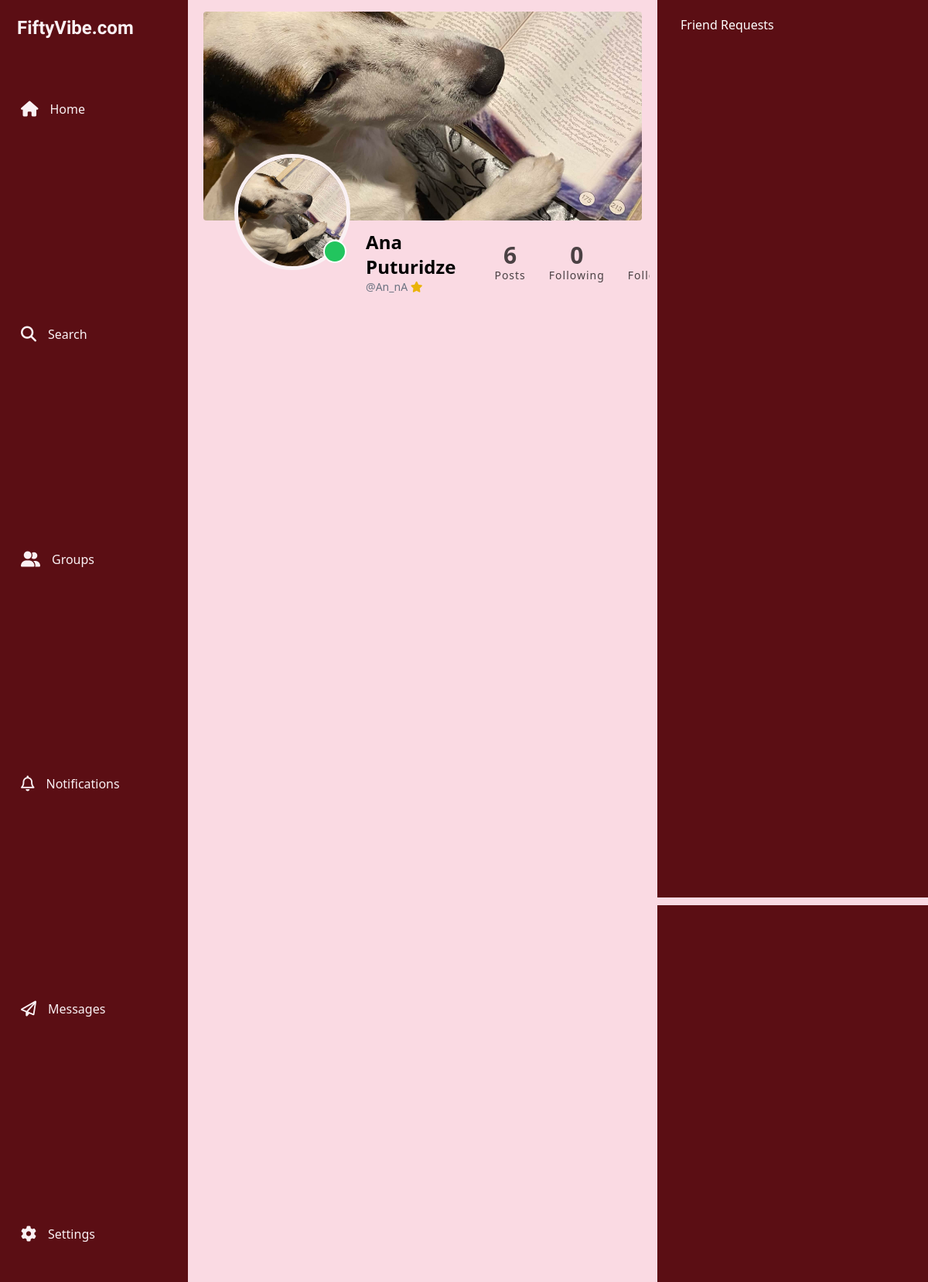
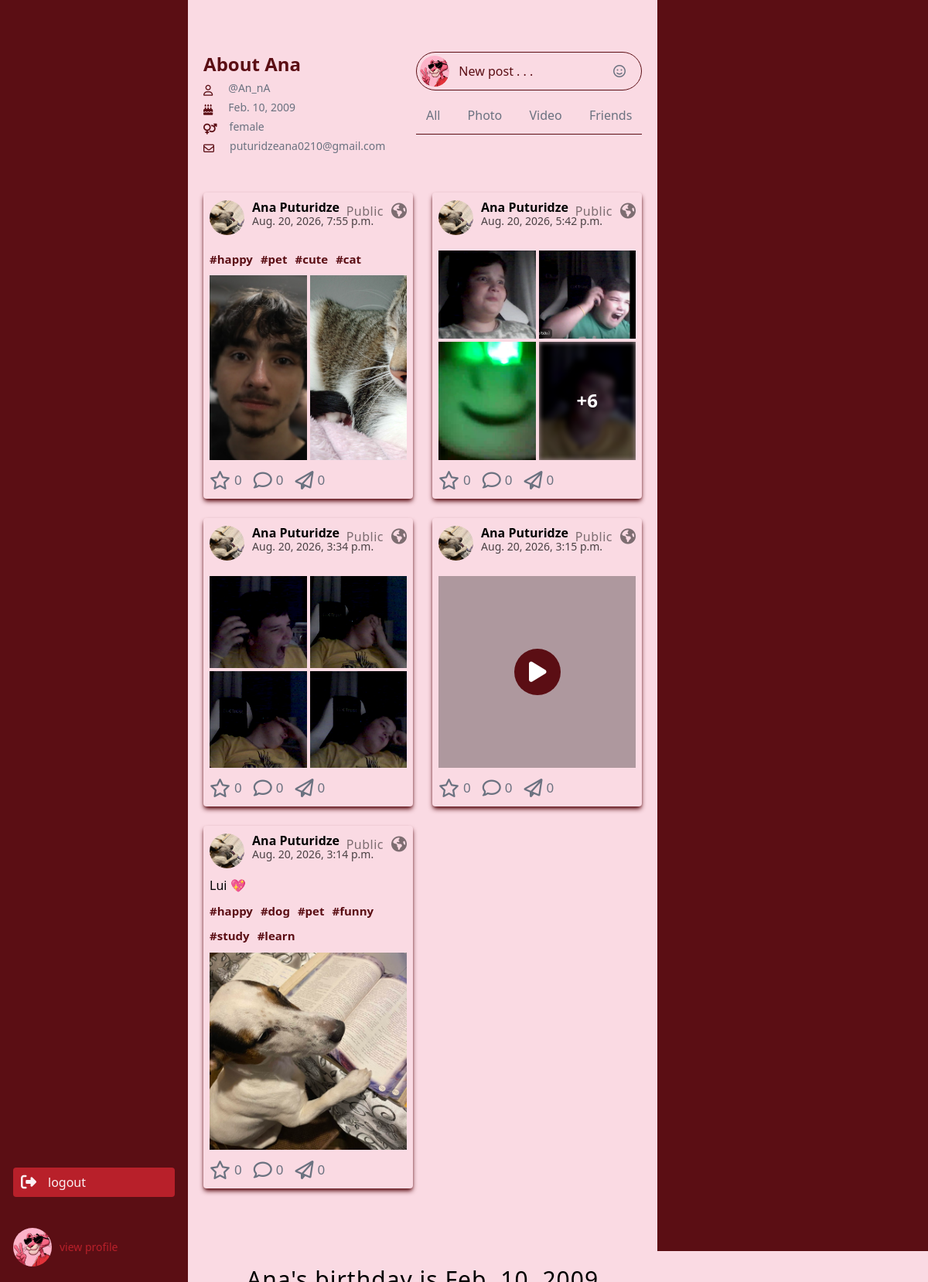
Page /profile/An_nA/ on the committed database (2 pictures, top to bottom).
### users/models.py (models this page shows, shortened)
class User(AbstractUser):
    gender = models.CharField(default='other')
    b_day = models.DateField(default='2009-02-10')
    profile = models.ImageField(upload_to='profile/', default="")
    cover = models.ImageField(upload_to='cover/', default='')
    account_type = models.CharField(default='public')
    active = models.BooleanField(default=True)

class Posts(models.Model):
    user = models.ForeignKey(User, on_delete=models.CASCADE)
    text = models.CharField(default='')
    like = models.JSONField(default=list)
    share = models.JSONField(default=list)
    post_type = models.CharField(default='Public')
    time = models.DateTimeField(auto_now_add=True)
    hashtags = models.ManyToManyField(Hashtag, blank=True, related_name='posts')

class Hashtag(models.Model):
    name = models.CharField(unique=True, max_length=20)

class PostsFile(models.Model):
    post = models.ForeignKey(Posts, on_delete=models.CASCADE, related_name='files')
    files = models.FileField(upload_to='post/')

### users/views.py (the view)
# urls.py: path('profile/<str:username>/', user_profile, name='user_profile'),
def user_profile(req, username):
    user_profile = get_object_or_404(User, username=username)
    posts = Posts.objects.filter(user=user_profile).prefetch_related('files')
    return render(req, 'user_profile.html', {
        'posts': posts.order_by('-time'),
        'user_profile': user_profile
    })

### users/templates/user_profile.html (shortened to what this page needs)
{% load static %}
{% block title %}
    <link rel="stylesheet" href="{% static 'style.css' %}">
    <script src="https://cdn.tailwindcss.com"></script>
{% endblock %}
{% block 'main' %}
    <main class="min-h-[90vh] w-full flex items-start justify-between gap-[10px] bg-[#FADAE3]">
        {% include 'nav.html' %}
        <section class="flex flex-col items-center w-full h-screen overflow-auto max-w-[1170px] overflow-x-hidden px-[10px]">
            <section class="flex flex-col items-start w-full py-[15px] min-h-[52vh] justify-start">
                <div class="w-full relative">
                    {% if user_profile.cover %}
                    <img src="{{ user_profile.cover.url }}" alt="{{ user_profile.cover.url }}" class="w-full object-cover rounded h-[270px] ">
                    {% else %}
                    <img src="{% static 'images/default_cover.png' %}" alt="" class="w-full object-cover rounded h-[270px] ">
                    {% endif %}
                    <div class='relative w-[150px] '>
                        {% if user_profile.profile %}
                            <img src="{{ user_profile.profile.url }}" alt="{{ user_profile.profile }}" class="w-[150px] h-[150px] rounded-[50%] object-cover border border-[#FAF1F4] border-[5px] absolute -bottom-16 left-10 ">
                        {% else %}
                            <img src="{% static 'images/profile.png' %}" alt="" class="w-[150px] h-[150px] rounded-[50%] border object-cover border-[#FAF1F4] border-[5px] absolute -bottom-16 left-10 ">
                        {% endif %}
                        {% if user.username == user_profile.username %}
                        <div class="flex items-center justify-center rounded-[50%] w-[45px] h-[45px]  duration-100 cursor-pointer text-[#5B0E14] hover:text-white hover:bg-[#5B0E14] absolute -bottom-[60px] -right-[40px] backdrop-blur-md border-2">
                            <i class="fa-solid fa-pen"></i>
                        </div>
                        {% elif user_profile.active %}
                            <div class="rounded-[50%] w-[30px] h-[30px] cursor-pointer bg-green-500 absolute -bottom-[55px] -right-[35px] border border-white border-2">
                            </div>
                        {% else %}
                            <div class="rounded-[50%] w-[30px] h-[30px] cursor-pointer bg-[red] absolute -bottom-[55px] -right-[35px] border border-white border-2">
                            </div>
                        {% endif %}
                    </div>
                </div>
                <div class="relative w-full">
                    <div class='absolute top-3 left-[210px] flex items-center gap-[50px] justify-between'>
                        <div>
                            <h2 class='font-semibold text-2xl'>{{ user_profile.first_name }} {{ user_profile.last_name }}</h2>
                            <p class="text-sm text-gray-500">@{{ user_profile.username }} {% if user_profile.is_staff %} <i class="fa-solid fa-star text-yellow-500"></i> {% endif %}</p>
                        </div>
                        <div class="flex items-center gap-[30px]">
                            <div class="flex flex-col items-center gap-0 opacity-70 leading-[1.1]">
                                <p class="font-bold text-[30px]">{{ posts|length }}</p>
                                <p class="text-sm tracking-[1px]">Posts </p>
                            </div>
                            <div class="flex flex-col items-center gap-0 opacity-70 leading-[1.1]">
                                <p class="font-bold text-[30px]">0</p>
                                <p class="text-sm tracking-[1px]">Following </p>
                            </div>
                            <div class="flex flex-col items-center gap-0 opacity-70 leading-[1.1]">
                                <p class="text-sm tracking-[1px]">Followers </p>
                            </div>
                        </div>
                    </div>
                </div>
            </section>
            <section class='w-full flex items-start gap-[40px] justify-between'>
                <div class="flex flex-col items-start gap-[5px]">
                    <h2 class="text-[#5B0E14] text-2xl font-bold">About {% if user_profile.username == user.username %} me {% else %} {{ user_profile.first_name }} {% endif %} </h2>
                    <ul class="text-sm text-gray-500 flex flex-col items-start gap-[5px]">
                        <li class="flex items-end gap-[20px] justify-between ">
                            <i class="fa-regular fa-user text-[#5B0E14]"></i>
                            <span>
                                @{{ user_profile.username }}
                            </span>
                        </li>
                        <li class="flex items-end gap-[20px] justify-between ">
                            <i class="fa-solid fa-cake-candles text-[#5B0E14]"></i>
                            <span>
                                {{ user_profile.b_day }}
                            </span>
                        </li>
                        <li class="flex items-end gap-[16px] justify-between ">
                            <i class="fa-solid fa-venus-mars text-[#5B0E14]"></i>
                             <span>
                                {{ user_profile.gender }}
                            </span>
                        </li>
                        <li class="flex items-end gap-[20px] justify-between ">
                            <i class="fa-regular fa-envelope text-[#5B0E14]"></i>
                            <span>
                                {{ user_profile.email }}
                            </span>
                        </li>
                    </ul>
                </div>
                <div class="w-full flex flex-col items-center gap-[20px] ">
                    <div class='w-full max-w-[650px] border border-[#5B0E14] rounded flex items-center p-1 rounded-[130px] relative'>
                        {% if user.profile %}
                            <img src="{{ user.profile.url }}" alt="" class='rounded-[50%] w-[40px] h-[40px]'>
                        {% else %}
                            <img src="{% static 'images/profile.png' %}" alt="" class='rounded-[50%] w-[40px] h-[40px]'>
                        {% endif %}
                        <input type="text" class='w-full h-full h-[40px] outline-none px-3 placeholder:text-[#5B0E14] bg-black/0' placeholder="New post . . ." >
                        <i class="fa-regular fa-face-smile absolute right-5 text-gray-500 cursor-pointer"></i>
                    </div>
                    <nav class="w-full max-w-[650px] border-b border-[#5B0E14] pb-[12px]">
                        <ul class="flex items-center justify-around w-full gap-[10px] text-gray-500">
                            <li class="duration-100 hover:text-[#5B0E14] cursor-pointer">All</li>
                            <li class="duration-100 hover:text-[#5B0E14] cursor-pointer">Photo</li>
                            <li class="duration-100 hover:text-[#5B0E14] cursor-pointer">Video</li>
                            <li class="duration-100 hover:text-[#5B0E14] cursor-pointer">Friends</li>
                        </ul>
                    </nav>
                </div>
            </section>
            <section class="grid grid-cols-2 mt-[50px] gap-[25px] pb-[50px]">
                {% if posts %}
                {% for p in posts %}
                {% if p.post_type == 'Public' or user_profile.username == user.username %}
                <div class='flex flex-col items-start w-full gap-[10px] rounded p-2 shadow-md shadow-[#5B0E14] h-full pt-[10px]' >
                    <div class='flex w-full justify-start gap-[10px] relative'>
                        {% if user_profile.profile %}
                        <img src="{{ user_profile.profile.url }}" alt="{{ user_profile.profile }}" class="w-[45px] h-[45px] rounded-[50%] object-cover  ">
                        {% else %}
                        <img src="{% static 'images/profile.png' %}" alt="" class="w-[45px] h-[45px] rounded-[50%] object-cover ">
                        {% endif %}
                        <div class="leading-[1.2]">
                            <p class="font-bold">
                                {{user_profile.first_name}}
                                {{user_profile.last_name}}
                            </p>
                            <p class="opacity-70 text-[14px]">
                                {{p.time}}
                            </p>
                        </div>
                        <div class='flex items-center gap-[10px] absolute top-0 right-0 opacity-50'>
                            <p class='tracking-[0.5px]'>{{p.post_type}}</p>
                            {% if p.post_type == 'Public' %}
                            <i class="fa-solid fa-earth-americas text-xl "></i>
                            {% elif p.post_type == 'Friends' %}
                            <i class="fa-solid fa-user-group"></i>
                            {% endif %}
                        </div>
                    </div>
                    <a href="{% url 'post_details' p.id %}" class='w-full'>
                        <div class="{% if p.text|length <= 100 and p.files.all|length < 1 %} min-h-[520px] bg-red-500 h-full w-full font-bold text-3xl justify-center flex items-center  {% endif %} break-all break-normal">
                            <p>
                                {{p.text}}
                            </p>
                        </div>
                    </a>
                    {% if p.hashtags.all %}
                        <div class='flex items-center justify-start w-full flex-wrap gap-[10px]'>
                            {% for t in p.hashtags.all %}
                                <div class='text-[15px] font-semibold rounded-[20px] text-[#5B0E14] w-max'>
                                    {{ t.name }}
                                </div>
                            {% endfor %}
                        </div>
                    {% endif %}
                    <a href="{% url 'post_details' p.id %}" class='w-full h-full'>
                    <div class='grid grid-cols-2 w-full gap-1 rounded h-full'>
                        {% if p.files.all|length <= 4 %}
                            {% for f in p.files.all %}
                                {% if '.png' in f.files.url or '.jpg' in f.files.url %}
                                <img src="{{ f.files.url }}" alt="" class="last:odd:col-span-2 w-full h-full object-cover {% if p.files.all|length > 2 %} max-h-[250px] {% endif %}">
                                {% else %}
                                <div class="last:odd:col-span-2 w-full h-full object-cover {% if p.files.all|length > 2 %} max-h-[250px] {% endif %} flex items-center justify-center relative ">
                                    <div class='absolute text-3xl text-white backdrop-blur-md w-[60px] h-[60px] rounded-[50%] bg-[#5B0E14] flex items-center justify-center duration-100 hover:opacity-80 cursor-pointer z-[30]'>
                                        <i class="fa-solid fa-play absolute right-[30%]"></i>
                                    </div>
                                </div>
                                {% endif %}
                            {% endfor %}
                        {% else %}
                            {% for f in p.files.all|slice:":3" %}
                                {% if '.png' in f.files.url or '.jpg' in f.files.url %}
                                    <img src="{{ f.files.url }}" alt="" class="last:odd:col-span-2 w-full h-full object-cover {% if p.files.all|length > 2 %} max-h-[250px] {% endif %}">
                                {% else %}
                                    <video src="{{ f.files.url }}" controls class="last:odd:col-span-2 w-full h-full object-cover {% if p.files.all|length > 2 %} max-h-[250px] {% endif %}">Not found</video>
                                {% endif %}
                            {% endfor %}
                            {% for f in p.files.all|slice:"3:4" %}
                                <div class="relative overflow-hidden w-full h-full max-h-[250px]">
                                    {% if '.png' in f.files.url or '.jpg' in f.files.url %}
                                        <img src="{{ f.files.url }}" alt="" class="w-full h-full object-cover blur-[3px]">
                                    {% else %}
                                        <video src="{{ f.files.url }}" class="w-full h-full object-cover blur-[3px]"></video>
                                    {% endif %}
                                    <div class="absolute inset-0 flex items-center justify-center text-white text-2xl font-bold bg-black/30">
                                        +{{ p.files.all|length|add:"-3" }}
                                    </div>
                                </div>
                            {% endfor %}
                        {% endif %}
                    </div>
                </a>
                    <div class="flex items-center gap-[15px] text-gray-500 text-2xl h-min">
                        <div class='flex items-center gap-[5px] cursor-pointer'>
                            <i class="fa-regular fa-star"></i>
                            <p class="text-[17px]">0</p>
                        </div>
                        <div class='flex items-center gap-[5px] cursor-pointer'>
                            <i class="fa-regular fa-comment"></i>
                            <p class="text-[17px]">0</p>
                        </div>
                        <div class='flex items-center gap-[5px] cursor-pointer'>
                            <i class="fa-regular fa-paper-plane"></i>
                            <p class="text-[17px]">0</p>
                        </div>
                    </div>
                </div>
                {% endif %}
                {% endfor %}
            {% endif %}
            </section>
            <div class="w-full flex items-center justify-center text-3xl gap-[10px] py-[50px] flex-col tracking-[1px]">
                <p>{{user_profile.first_name}}'s birthday is {{user_profile.b_day}}</p>
            </div>
        </section>
        {% include 'aside.html' %}
    </main>
{% endblock %}

### rows in the picture
User: cover (picture), profile (picture), first_name "Ana", last_name "Puturidze", username "An_nA", b_day "Feb. 10, 2009", gender "female", email "puturidzeana0210@gmail.com"
Posts: profile (picture), time "Aug. 20, 2026, 7:55 p.m.", post_type "Public"
Hashtag: name "#happy"
Hashtag: name "#pet"
Hashtag: name "#cute"
Hashtag: name "#cat"
PostsFile: files (picture)
PostsFile: files (picture)
Posts: profile (picture), time "Aug. 20, 2026, 5:42 p.m.", post_type "Public", files.all|length "6"
PostsFile: files (picture)
PostsFile: files (picture)
PostsFile: files (picture)
PostsFile: files (picture)
Posts: profile (picture), time "Aug. 20, 2026, 3:34 p.m.", post_type "Public"
PostsFile: files (picture)
PostsFile: files (picture)
PostsFile: files (picture)
PostsFile: files (picture)
Posts: profile (picture), time "Aug. 20, 2026, 3:15 p.m.", post_type "Public"
Posts: profile (picture), time "Aug. 20, 2026, 3:14 p.m.", post_type "Public", text "Lui 💖"
Hashtag: name "#dog"
Hashtag: name "#funny"
Hashtag: name "#study"
Hashtag: name "#learn"
PostsFile: files (picture)

### other values in the picture
{{ posts|length }} "6"
